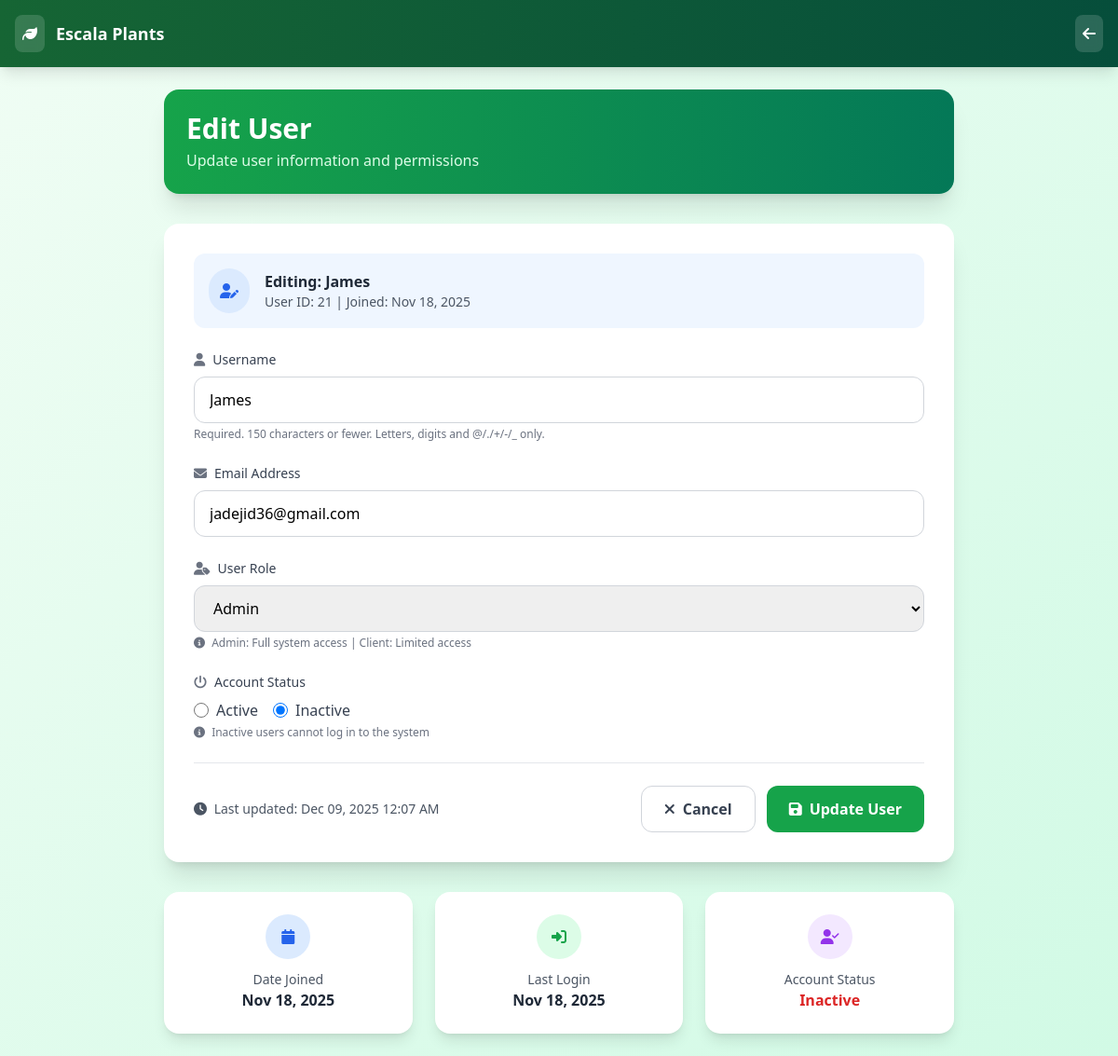
/update-user/21/ (signed in), run on the app's committed database.
### dashboard/models.py (models this page shows)
class CustomUser(AbstractUser):
    ROLE_CHOICES = (
        ('admin', 'Admin'),
        ('client', 'Client'),
    )
    email = models.EmailField(unique=True)  # Make email required and unique
    role = models.CharField(max_length=10, choices=ROLE_CHOICES, default='client')
    USERNAME_FIELD = 'email'  # Use email for authentication
    REQUIRED_FIELDS = ['username']  # Keep username but not required for login

### dashboard/views.py (the view)
# urls.py: path("update-user/<int:user_id>/", update_user_view, name="update_user"),
@login_required
def update_user_view(request, user_id):
    if request.user.role != "admin":
        return redirect('home')
    user = get_object_or_404(CustomUser, id=user_id)
    if request.method == "POST":
        form = UserEditForm(request.POST, instance=user)
        if form.is_valid():
            form.save()
            messages.success(request, f"User '{user.username}' updated successfully!")
            return redirect('user_list')
        else:
            messages.error(request, "Please correct the errors below.")
    else:
        form = UserEditForm(instance=user)
    return render(request, "dashboard/update_user.html", {
        "form": form,
        "user": user
    })

### dashboard/templates/dashboard/update_user.html (shortened to what this page needs)
{% load static %}
<!DOCTYPE html>
<html lang="en">
<head>
    <script src="https://cdn.tailwindcss.com"></script>
    <link href="https://cdnjs.cloudflare.com/ajax/libs/font-awesome/6.4.0/css/all.min.css" rel="stylesheet">
</head>
<body class="bg-gradient-to-br from-green-50 to-emerald-100 min-h-screen">
<div class="bg-gradient-to-r from-green-800 to-emerald-900 text-white p-4 flex justify-between items-center shadow-lg sticky top-0 z-10">
    <div class="flex items-center space-x-3">
        <div class="bg-white bg-opacity-15 p-2 rounded-lg backdrop-blur-sm">
            <i class="fas fa-leaf text-white"></i>
        </div>
        <span class="text-lg font-bold">Escala Plants</span>
    </div>
    <a href="{% url 'user_list' %}" class="bg-white bg-opacity-15 p-2 rounded-lg backdrop-blur-sm hover:bg-opacity-25 transition-colors">
        <i class="fas fa-arrow-left text-white"></i>
    </a>
</div>
<div class="p-6 max-w-4xl mx-auto">
    <div class="bg-gradient-to-r from-green-600 to-emerald-700 text-white p-6 rounded-2xl shadow-xl mb-8">
        <div class="flex items-center space-x-4">
            <div>
                <h2 class="text-2xl lg:text-3xl font-bold">Edit User</h2>
                <p class="text-green-100 mt-1">Update user information and permissions</p>
            </div>
        </div>
    </div>
    <div class="bg-white rounded-2xl shadow-xl p-8 mb-8">
        <div class="flex items-center space-x-4 mb-6 p-4 bg-blue-50 rounded-xl">
            <div class="bg-blue-100 p-3 rounded-full">
                <i class="fas fa-user-edit text-blue-600"></i>
            </div>
            <div>
                <h3 class="font-semibold text-gray-800">Editing: {{ user.username }}</h3>
                <p class="text-gray-600 text-sm">User ID: {{ user.id }} | Joined: {{ user.date_joined|date:"M d, Y" }}</p>
            </div>
        </div>
        <form method="POST" class="space-y-6">
            <div>
                <label for="{{ form.username.id_for_label }}" class="block text-sm font-medium text-gray-700 mb-2">
                    <i class="fas fa-user mr-2 text-gray-500"></i>Username
                </label>
                <input type="text"
                       name="username"
                       id="id_username"
                       value="{{ form.username.value|default:'' }}"
                       class="w-full px-4 py-3 border border-gray-300 rounded-xl focus:border-green-500 focus:ring-2 focus:ring-green-200 transition-all"
                       placeholder="Enter username">
                {% if form.username.help_text %}
                    <p class="text-gray-500 text-xs mt-1">{{ form.username.help_text }}</p>
                {% endif %}
            </div>
            <div>
                <label for="{{ form.email.id_for_label }}" class="block text-sm font-medium text-gray-700 mb-2">
                    <i class="fas fa-envelope mr-2 text-gray-500"></i>Email Address
                </label>
                <input type="email"
                       name="email"
                       id="id_email"
                       value="{{ form.email.value|default:'' }}"
                       class="w-full px-4 py-3 border border-gray-300 rounded-xl focus:border-green-500 focus:ring-2 focus:ring-green-200 transition-all"
                       placeholder="Enter email address">
            </div>
            <div>
                <label for="{{ form.role.id_for_label }}" class="block text-sm font-medium text-gray-700 mb-2">
                    <i class="fas fa-user-tag mr-2 text-gray-500"></i>User Role
                </label>
                <select name="role"
                        id="id_role"
                        class="w-full px-4 py-3 border border-gray-300 rounded-xl focus:border-green-500 focus:ring-2 focus:ring-green-200 transition-all">
                    <option value="admin" {% if form.role.value == 'admin' %}selected{% endif %}>Admin</option>
                </select>
                <p class="text-gray-500 text-xs mt-1">
                    <i class="fas fa-info-circle mr-1"></i>
                    Admin: Full system access | Client: Limited access
                </p>
            </div>
            <div>
                <label class="block text-sm font-medium text-gray-700 mb-2">
                    <i class="fas fa-power-off mr-2 text-gray-500"></i>Account Status
                </label>
                <div class="flex items-center space-x-4">
                    <label class="inline-flex items-center">
                        <input type="radio" name="is_active" value="True" {% if form.is_active.value %}checked{% endif %} class="h-4 w-4 text-green-600 focus:ring-green-500 border-gray-300">
                        <span class="ml-2 text-gray-700">Active</span>
                    </label>
                    <label class="inline-flex items-center">
                        <input type="radio" name="is_active" value="False" {% if not form.is_active.value %}checked{% endif %} class="h-4 w-4 text-red-600 focus:ring-red-500 border-gray-300">
                        <span class="ml-2 text-gray-700">Inactive</span>
                    </label>
                </div>
                <p class="text-gray-500 text-xs mt-1">
                    <i class="fas fa-info-circle mr-1"></i>
                    Inactive users cannot log in to the system
                </p>
            </div>
            <div class="flex flex-col lg:flex-row lg:items-center lg:justify-between space-y-4 lg:space-y-0 pt-6 border-t border-gray-200">
                <div class="text-sm text-gray-600">
                    <i class="fas fa-clock mr-1"></i>
                    Last updated: {% now "M d, Y h:i A" %}
                </div>
                <div class="flex space-x-3">
                    <a href="{% url 'user_list' %}"
                       class="px-6 py-3 border border-gray-300 text-gray-700 rounded-xl hover:bg-gray-50 transition-colors font-semibold flex items-center">
                        <i class="fas fa-times mr-2"></i>
                        Cancel
                    </a>
                    <button type="submit"
                            class="px-6 py-3 bg-green-600 text-white rounded-xl hover:bg-green-700 transition-colors font-semibold flex items-center">
                        <i class="fas fa-save mr-2"></i>
                        Update User
                    </button>
                </div>
            </div>
        </form>
    </div>
    <div class="grid grid-cols-1 md:grid-cols-3 gap-6 mt-8">
        <div class="bg-white rounded-2xl shadow-lg p-6 text-center hover:shadow-xl transition-shadow">
            <div class="bg-blue-100 p-3 rounded-full w-12 h-12 mx-auto mb-3 flex items-center justify-center">
                <i class="fas fa-calendar text-blue-600"></i>
            </div>
            <p class="text-gray-600 text-sm">Date Joined</p>
            <p class="font-semibold text-gray-800">{{ user.date_joined|date:"M d, Y" }}</p>
        </div>
        <div class="bg-white rounded-2xl shadow-lg p-6 text-center hover:shadow-xl transition-shadow">
            <div class="bg-green-100 p-3 rounded-full w-12 h-12 mx-auto mb-3 flex items-center justify-center">
                <i class="fas fa-sign-in-alt text-green-600"></i>
            </div>
            <p class="text-gray-600 text-sm">Last Login</p>
            <p class="font-semibold text-gray-800">
                {% if user.last_login %}
                    {{ user.last_login|date:"M d, Y" }}
                {% else %}
                    Never
                {% endif %}
            </p>
        </div>
        <div class="bg-white rounded-2xl shadow-lg p-6 text-center hover:shadow-xl transition-shadow">
            <div class="bg-purple-100 p-3 rounded-full w-12 h-12 mx-auto mb-3 flex items-center justify-center">
                <i class="fas fa-user-check text-purple-600"></i>
            </div>
            <p class="text-gray-600 text-sm">Account Status</p>
            <p class="font-semibold {% if user.is_active %}text-green-600{% else %}text-red-600{% endif %}">
                {% if user.is_active %}Active{% else %}Inactive{% endif %}
            </p>
        </div>
    </div>
</div>
</body>
</html>

### dashboard/templates/dashboard/update_user.html (style rules this page uses)
input, select { transition: all 0.3s ease; }

### data on the page
CustomUser: username "James", id "21", date_joined "Nov 18, 2025", email "jadejid36@gmail.com", role "Admin", last_login "Nov 18, 2025"
